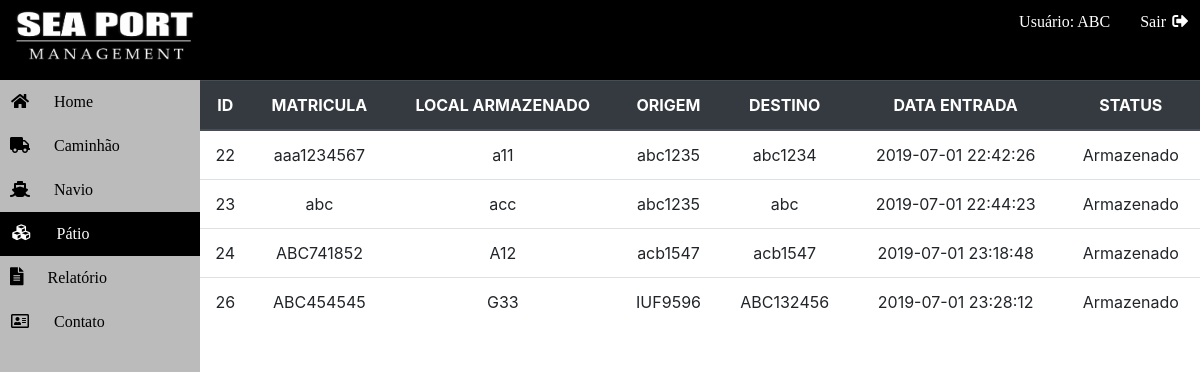
Screenshot of /Sistema/patio.php (signed in) with the database file from the repository.
### tables this page shows
CREATE TABLE `container` (
  `id_container` int(11) NOT NULL,
  `matricula_container` varchar(10) NOT NULL,
  `localizacao` varchar(3) NOT NULL,
  `origem` varchar(30) NOT NULL,
  `destino` varchar(30) NOT NULL,
  `dth_entrada` datetime NOT NULL,
  `dth_saida` datetime DEFAULT NULL,
  `status_container` varchar(20) NOT NULL
);

### Sistema/patio.php (the view, shortened to what this page needs)
<?php
$pdo = new PDO(
	'mysql:host=localhost;dbname=bd_seaporto;charset=utf8',
	'root',
	''
);
$pdo->setAttribute(PDO::ATTR_ERRMODE, PDO::ERRMODE_EXCEPTION);
?>
<!DOCTYPE html>
<html lang="en">
<head>
	<link rel='stylesheet' href='https://use.fontawesome.com/releases/v5.7.0/css/all.css'>
	<link rel="stylesheet" href="css/geral.css">
	<link rel="stylesheet" type="text/css" href="css/bootstrap.css">
</head>
<body>
	<div class="topnav">
		<a href="operador.php"><img src="imagens/logo/logo3.png" width="180" height="50" alt="logo"> </a>
		<li class="right"><a href="logout.php">Sair <i class='fas fa-sign-out-alt fa-fw' style='font-size:16px'></i> </a></li>
		<div class="useremp">
			<a>Usuário: <?php echo $_SESSION['empresa']; ?> </a>
		</div>
	</div>
	<div class="menu">
		<ul class="mainmenu">
			<li><a href="operador.php"><i class='fas fa-home fa-fw' style='font-size:16px'></i> Home </a></li>
			<li><a href="#"><i class='fas fa-truck fa-fw' style='font-size:16px'></i> Caminhão</a>
			</li>
			<li><a href="#"><i class='fas fa-ship fa-fw' style='font-size:16px'></i> Navio</a>
			</li>
			<li><a class="active" href="patio.php"><i class='fas fa-cubes fa-fw' style='font-size:18px'></i> Pátio</a></li>
			<li><a href="relatorio.php"><i class="fas fa-file-alt" style='font-size:18px'></i> Relatório</a></li>
			<li><a href="contatooperador.php"><i class='far fa-address-card fa-fw' style='font-size:16px'></i> Contato</a></li>
		</ul>
	</div>
	<div class="relatoriodopatio">
		<?php
		$status_container = "Armazenado";
		$pt = $pdo->prepare("SELECT * FROM container where status_container = ? order by dth_entrada");
		$pt->execute(array($status_container));
		echo '<table class="table">';
		echo '<thead class="thead-dark"><tr><th>ID</th><th>MATRICULA</th><th>LOCAL ARMAZENADO</th><th>ORIGEM</th><th>DESTINO</th>
<th>DATA ENTRADA</th><th>STATUS</td></tr></thead>';
		foreach ($pt as $linha) {
			echo '<tr><td>' . $linha['id_container'] . '</td><td>' . $linha['matricula_container'] . '</td><td>' . $linha['localizacao'] .
				'</td><td>' . $linha['origem'] . '</td><td>' . $linha['destino'] . '</td><td>' . $linha['dth_entrada'] . '</td>
    <td>' . $linha['status_container'] . '</td></tr>';
		}
		echo '</table>';
		?>
	</div>
</body>
</html>

### Sistema/css/geral.css (style rules this page uses)
:root { --blue: #007bff; --indigo: #6610f2; --purple: #6f42c1; --pink: #e83e8c; --red: #dc3545; --orange: #fd7e14; --yellow: #ffc107; --green: #28a745; --teal: #20c997; --cyan: #17a2b8; --white: #fff; --gray: #6c757d; --gray-dark: #343a40; --primary: #007bff; --secondary: #6c757d; --success: #28a745; --info: #17a2b8; --warning: #ffc107; --danger: #dc3545; --light: #f8f9fa; --dark: #343a40; --breakpoint-xs: 0; --breakpoint-sm: 576px; --breakpoint-md: 768px; --breakpoint-lg: 992px; --breakpoint-xl: 1200px; --font-family-sans-serif: -apple-system, BlinkMacSystemFont, "Segoe UI", Roboto, "Helvetica Neue", Arial, "Noto Sans", sans-serif, "Apple Color Emoji", "Segoe UI Emoji", "Segoe UI Symbol", "Noto Color Emoji"; --font-family-monospace: SFMono-Regular, Menlo, Monaco, Consolas, "Liberation Mono", "Courier New", monospace; }
*, *::before, *::after { box-sizing: border-box; }
html { font-family: sans-serif; line-height: 1.15; -webkit-text-size-adjust: 100%; -webkit-tap-highlight-color: rgba(0, 0, 0, 0); }
body { margin: 0; }
.topnav { list-style-type: none; height: 5em; margin: 0; padding: 0; overflow: hidden; background-color: #000000; }
.topnav li { float: left; }
.topnav li a { background-color: rgb(0, 0, 0); display: block; color: rgb(255, 255, 255); text-align: center; padding: 10px 10px; text-decoration: none; font-family: 'Calibri'; }
.topnav img { margin-top: 10px; margin-left: 15px; }
.topnav li.right { float: right; }
.useremp { float: right; color: #fff; padding: 10px 20px; text-decoration: none; font-family: 'Calibri'; text-align: center; }
.menu { background-color: #bbbbbb; position: absolute; margin: 0; padding: 0; width: 200px; height: 90%; font-family: calibri; }
.mainmenu, .submenu { list-style: none; padding: 0; margin: 0; text-align: left; }
.mainmenu a { display: block; background-color: #bbbbbb; text-decoration: none; padding: 10px; color: #000; }
.mainmenu i { margin: 0px 20px 0px 0px; }
li a.active, li a:hover.active { background-color: #000; color: white; }
.relatoriodopatio { margin-left: 200px; text-align: center; }

### rows the page displays
container: id_container "22", matricula_container "aaa1234567", localizacao "a11", origem "abc1235", destino "abc1234", dth_entrada "2019-07-01 22:42:26", status_container "Armazenado"
container: id_container "23", matricula_container "abc", localizacao "acc", origem "abc1235", destino "abc", dth_entrada "2019-07-01 22:44:23", status_container "Armazenado"
container: id_container "24", matricula_container "ABC741852", localizacao "A12", origem "acb1547", destino "acb1547", dth_entrada "2019-07-01 23:18:48", status_container "Armazenado"
container: id_container "26", matricula_container "ABC454545", localizacao "G33", origem "IUF9596", destino "ABC132456", dth_entrada "2019-07-01 23:28:12", status_container "Armazenado"

### other values shown
$_SESSION['empresa'] "ABC"
